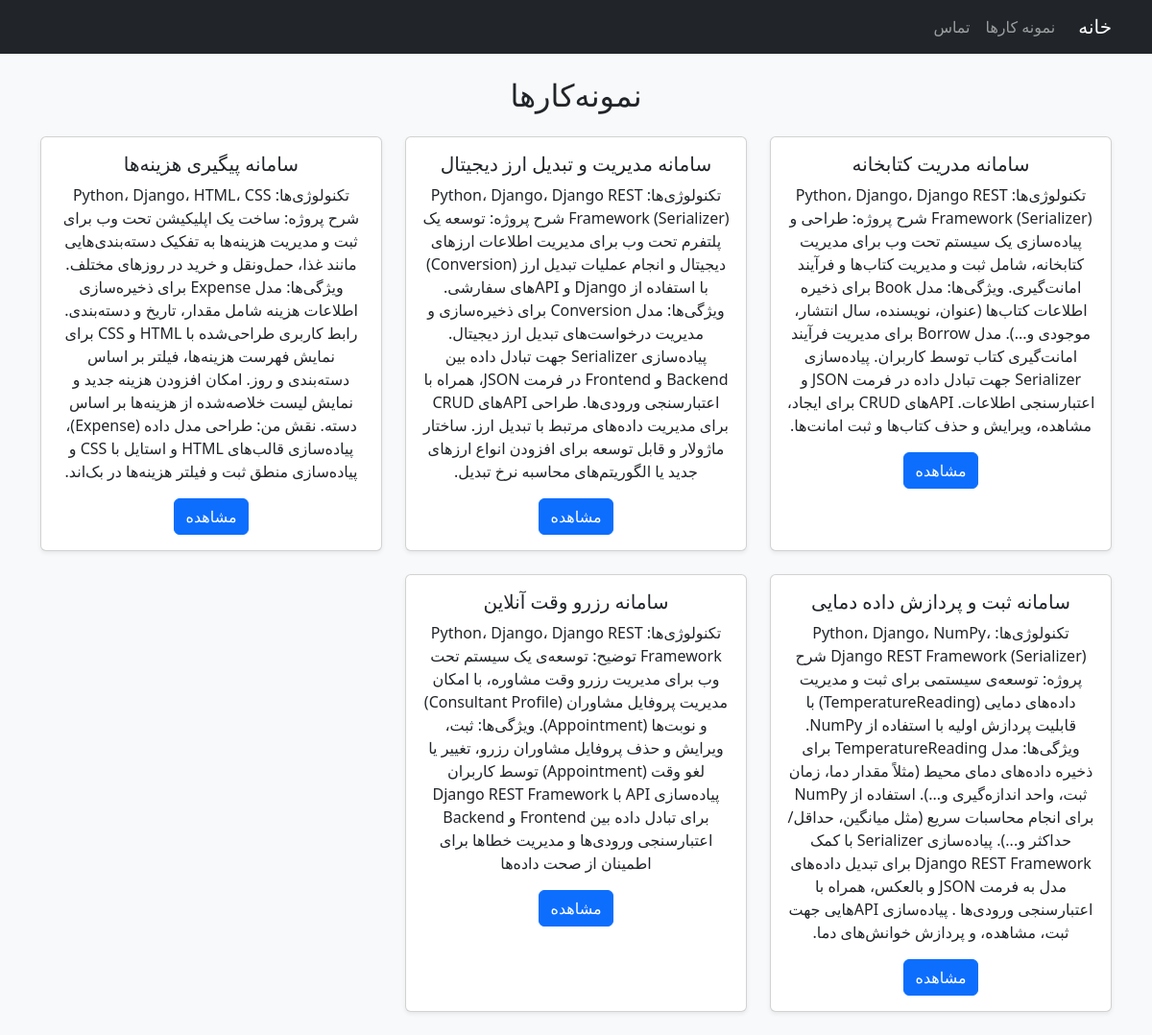
The page /portfolio/ on the database its author committed.
### main/models.py (models this page shows, shortened)
class PortfoiloItem(models.Model):
    title = models.CharField(max_length=100)
    description = models.TextField()
    image = models.ImageField(upload_to='portfolio/',blank=True , null=True)
    link = models.URLField(blank=True,null=True)
    created_at = models.DateTimeField(auto_now_add=True)

### main/views.py (the view)
# urls.py: path('portfolio/', views.portfolio,name='portfolio'),
def portfolio(request):
    item = PortfoiloItem.objects.all()
    return render(request, 'main/portfolio.html',{"items":item})

### main/templates/main/portfolio.html (shortened to what this page needs)
{% extends "main/base.html" %}
{% block content %}
<h2 class="mb-4 text-center">نمونه‌کارها</h2>
<div class="row">
    {% for item in items %}
    <div class="col-md-4 mb-4">
        <div class="card shadow-sm h-100">
            <div class="card-body text-center">
                <h5 class="card-title">{{ item.title }}</h5>
                <p class="card-text">{{ item.description }}</p>
                {% if item.link %}
                    <a href="{{ item.link }}" class="btn btn-primary" target="_blank">مشاهده</a>
                {% endif %}
            </div>
        </div>
    </div>
    {% empty %}
        <p class="text-center">نمونه‌کاری موجود نیست.</p>
    {% endfor %}
</div>
{% endblock %}

### main/templates/main/base.html (shortened to what this page needs)
<!DOCTYPE html>
<html lang="fa" dir="rtl">
<head>
    <link href="https://cdn.jsdelivr.net/npm/bootstrap@5.3.0/dist/css/bootstrap.rtl.min.css" rel="stylesheet">
</head>
<body class="bg-light">
<nav class="navbar navbar-expand-lg navbar-dark bg-dark">
    <div class="container">
        <a class="navbar-brand" href="/">خانه</a>
        <div class="collapse navbar-collapse" id="navbarNav">
            <ul class="navbar-nav me-auto">
                <li class="nav-item"><a class="nav-link" href="/portfolio/">نمونه کارها</a></li>
                <li class="nav-item"><a class="nav-link" href="/contact/">تماس</a></li>
            </ul>
        </div>
    </div>
</nav>
<div class="container mt-4">
    {% block content %}{% endblock %}
</div>
</body>
</html>

### rows shown on the page
PortfoiloItem: title "سامانه مدریت کتابخانه", description "تکنولوژی‌ها: Python، Django، Django REST Framework (Serializer) شرح پروژه: طراحی و پیاده‌سازی یک سیستم تحت وب برای مدیریت کتابخانه، شامل ثبت و مدیریت کتاب‌ها و فرآیند امانت‌گیری. ویژگی‌ها: مدل Book برای ذخیره اطلاعات کتاب‌ها (عنوان، نویسنده، سال انتشار، موجودی و...). مدل Borrow برای مدیریت فرآیند امانت‌گیری کتاب توسط کاربران. پیاده‌سازی Serializer جهت تبادل داده در فرمت JSON و اعتبارسنجی اطلاعات. APIهای CRUD برای ایجاد، مشاهده، ویرایش و حذف کتاب‌ها و ثبت امانت‌ها."
PortfoiloItem: title "سامانه مدیریت و تبدیل ارز دیجیتال", description "تکنولوژی‌ها: Python، Django، Django REST Framework (Serializer) شرح پروژه: توسعه یک پلتفرم تحت وب برای مدیریت اطلاعات ارزهای دیجیتال و انجام عملیات تبدیل ارز (Conversion) با استفاده از Django و APIهای سفارشی. ویژگی‌ها: مدل Conversion برای ذخیره‌سازی و مدیریت درخواست‌های تبدیل ارز دیجیتال. پیاده‌سازی Serializer جهت تبادل داده بین Backend و Frontend در فرمت JSON، همراه با اعتبارسنجی ورودی‌ها. طراحی APIهای CRUD برای مدیریت داده‌های مرتبط با تبدیل ارز. ساختار ماژولار و قابل توسعه برای افزودن انواع ارزهای جدید یا الگوریتم‌های محاسبه نرخ تبدیل."
PortfoiloItem: title "سامانه پیگیری هزینه‌ها", description "تکنولوژی‌ها: Python، Django، HTML، CSS شرح پروژه: ساخت یک اپلیکیشن تحت وب برای ثبت و مدیریت هزینه‌ها به تفکیک دسته‌بندی‌هایی مانند غذا، حمل‌ونقل و خرید در روزهای مختلف. ویژگی‌ها: مدل Expense برای ذخیره‌سازی اطلاعات هزینه شامل مقدار، تاریخ و دسته‌بندی. رابط کاربری طراحی‌شده با HTML و CSS برای نمایش فهرست هزینه‌ها، فیلتر بر اساس دسته‌بندی و روز. امکان افزودن هزینه جدید و نمایش لیست خلاصه‌شده از هزینه‌ها بر اساس دسته. نقش من: طراحی مدل داده (Expense)، پیاده‌سازی قالب‌های HTML و استایل با CSS و پیاده‌سازی منطق ثبت و فیلتر هزینه‌ها در بک‌اند."
PortfoiloItem: title "سامانه ثبت و پردازش داده‌ دمایی", description "تکنولوژی‌ها: Python، Django، NumPy، Django REST Framework (Serializer) شرح پروژه: توسعه‌ی سیستمی برای ثبت و مدیریت داده‌های دمایی (TemperatureReading) با قابلیت پردازش اولیه با استفاده از NumPy. ویژگی‌ها: مدل TemperatureReading برای ذخیره داده‌های دمای محیط (مثلاً مقدار دما، زمان ثبت، واحد اندازه‌گیری و...). استفاده از NumPy برای انجام محاسبات سریع (مثل میانگین، حداقل/حداکثر و...). پیاده‌سازی Serializer با کمک Django REST Framework برای تبدیل داده‌های مدل به فرمت JSON و بالعکس، همراه با اعتبارسنجی ورودی‌ها . پیاده‌سازی APIهایی جهت ثبت، مشاهده، و پردازش خوانش‌های دما."
PortfoiloItem: title "سامانه رزرو وقت آنلاین", description "تکنولوژی‌ها: Python، Django، Django REST Framework توضیح: توسعه‌ی یک سیستم تحت وب برای مدیریت رزرو وقت مشاوره، با امکان مدیریت پروفایل مشاوران (Consultant Profile) و نوبت‌ها (Appointment). ویژگی‌ها: ثبت، ویرایش و حذف پروفایل مشاوران رزرو، تغییر یا لغو وقت (Appointment) توسط کاربران پیاده‌سازی API با Django REST Framework برای تبادل داده بین Frontend و Backend اعتبارسنجی ورودی‌ها و مدیریت خطاها برای اطمینان از صحت داده‌ها"
